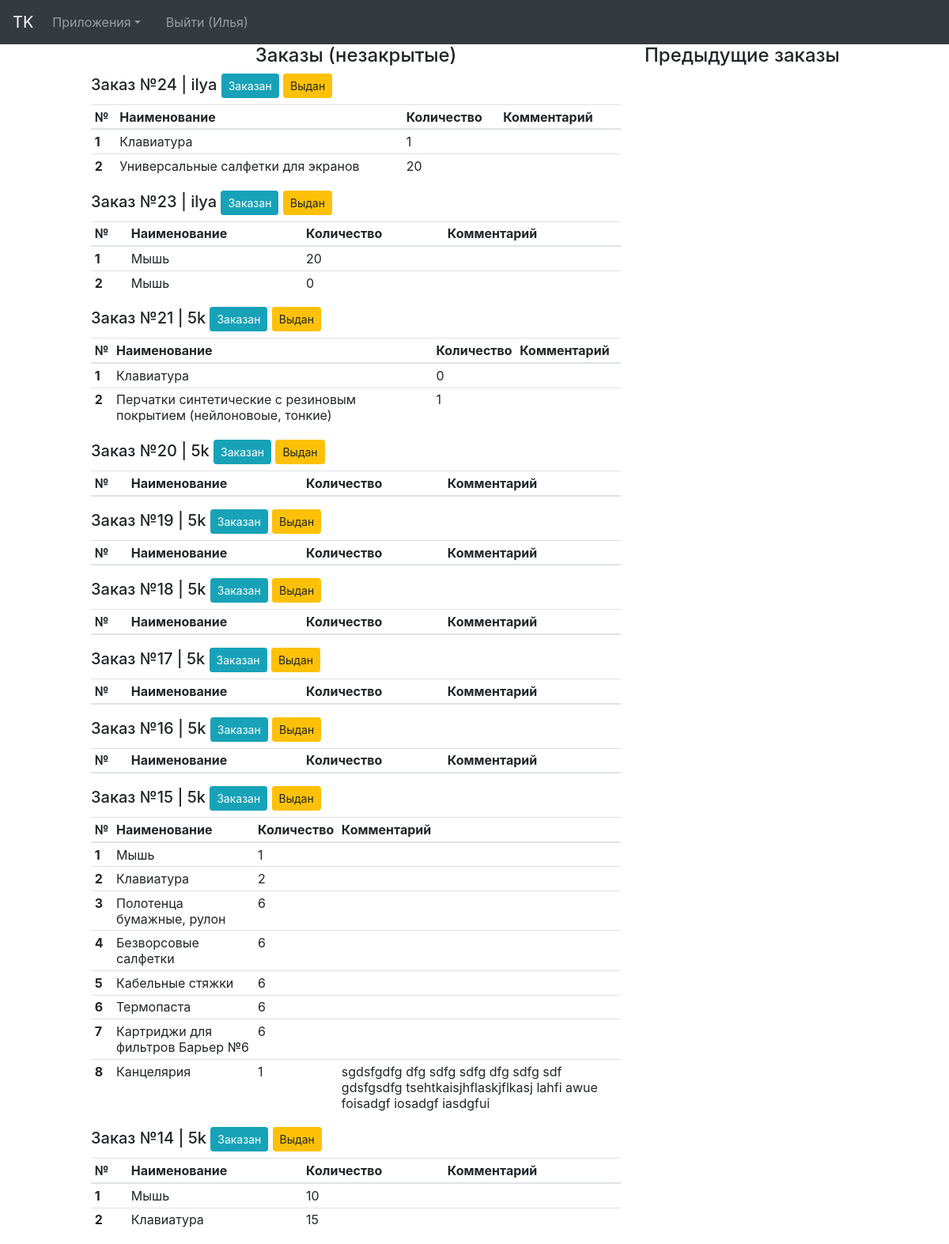
/zip/ (signed in), run on the app's committed database.
### zip/models.py (models this page shows, shortened)
class ZipOrder(models.Model):
    author = models.ForeignKey(settings.AUTH_USER_MODEL, on_delete=models.CASCADE)
    order_temp = models.BooleanField(default=True)
    order_closed = models.BooleanField(default=False)
    order_hidden = models.BooleanField(default=False)
    date = models.DateTimeField(blank=True, editable=False, null=True)
    date_hidden = models.DateTimeField(blank=True, editable=False, null=True)
    def get_ziprecords(self):
        try:
            tmp = ZipRecord.objects.filter(order=self)
        except Exception:
            tmp = None
        return tmp

class ZipRecord(models.Model):
    zip = models.ForeignKey(ZipNames, on_delete=models.CASCADE)
    amount = models.IntegerField(default=0)
    order = models.ForeignKey(ZipOrder, on_delete=models.CASCADE, default=0)
    comment = models.CharField(max_length=500, editable = True, blank=True)

class ZipNames(models.Model):
    name = models.CharField(max_length=300, editable = True)
    def __unicode__(self):
        return self.name

### zip/views.py (the view, shortened to what this page needs)
@login_required
def start(request):
    context = {}
    try:
        context['role'] = ZipUsers.objects.get(user=request.user.id).role
    except Exception:
        return HttpResponse("Критическая ошибка контроля ролей. Обратитесь к администратору")
    if context['role'] == 'controller':
        context['orders'] = ZipOrder.objects.filter(order_temp=False, order_closed=False).order_by("-date")
    return render(request, 'zip/index.html', context)

### templates/zip/index.html (shortened to what this page needs)
{% extends 'base.html' %}
{% load static %}
{% load bootstrap4 %}
{% block content_controller %}
    <div class="container-fluid">
        <div class="row">
            <div class="col-xs-12 col-sm-6 col-md-8 col-lg-1">
            </div>
            <div class="col-xs-12 col-sm-6 col-md-8 col-lg-7">
                <h4><center>Заказы (незакрытые)</center></h4>
                {% for order in orders %}
                    <h5>Заказ №{{ order.id }} | {{ order.author }}
                        <button type="button" class="btn btn-info btn-sm">Заказан</button>
                        <button type="button" class="btn btn-warning btn-sm">Выдан</button>
                    </h5>
                    <table class="table  table-hover table-sm">
                        <thead>
                        <tr>
                            <th scope="col">№</th>
                            <th scope="col">Наименование</th>
                            <th scope="col">Количество</th>
                            <th scope="col">Комментарий</th>
                            <th scope="col"></th>
                        </tr>
                        </thead>
                        <tbody>
                        {% for o in order.get_ziprecords %}
                            <tr>
                                <th scope="row">{{ forloop.counter }}</th>
                                <td>{{ o.zip }}</td>
                                <td>{{ o.amount }}</td>
                                <td>{{ o.comment }}</td>
                                <td></a>
                                </td>
                            </tr>
                        {% endfor %}
                        </tbody>
                    </table>
                {% endfor %}
            </div>
            <div class="col-xs-12 col-sm-6 col-md-4 col-lg-3">
                <h4>Предыдущие заказы</h4>
            </div>
            <div class="col-xs-12 col-sm-6 col-md-8 col-lg-1"></div>
        </div>
    </div>
{% endblock %}

### templates/base.html (shortened to what this page needs)
{% load bootstrap4 %}
{% bootstrap_css %}
<!DOCTYPE html>
<html lang="en">
<head>
    {% load static %}
    <link rel="stylesheet" type="text/css" href="{% static "portal.css" %} " />
</head>
<nav class="navbar navbar-expand-lg navbar-dark bg-dark">
    <a class="navbar-brand" href="/">TK</a>
    <div class="collapse navbar-collapse" id="navbarColor02">
        <ul class="navbar-nav mr-auto">
            <li class="nav-item dropdown">
                <a class="nav-link dropdown-toggle" data-toggle="dropdown" href="#" id="themes">Приложения</a>
            </li>
            <li class="nav-item">
                <a class="nav-link" href="../help/"></a>
            </li>
            {%if user.is_authenticated %}
                <li class="nav-item mr-sm-2">
                    <a class="nav-link"  href="/accounts/logout">Выйти ({{ user.first_name }})</a>
                </li>
            {% endif %}
        </ul>
    </div>
</nav>
{% if role == 'controller' %}{% block content_controller %}{% endblock %}{% endif %}

### data on the page
ZipOrder: id "24", author "ilya"
ZipRecord: zip "Клавиатура", amount "1"
ZipRecord: zip "Универсальные салфетки для экранов", amount "20"
ZipOrder: id "23", author "ilya"
ZipRecord: zip "Мышь", amount "20"
ZipRecord: zip "Мышь", amount "0"
ZipOrder: id "21", author "5k"
ZipRecord: zip "Клавиатура", amount "0"
ZipRecord: zip "Перчатки синтетические с резиновым покрытием (нейлоновоые, тонкие)", amount "1"
ZipOrder: id "20", author "5k"
ZipOrder: id "19", author "5k"
ZipOrder: id "18", author "5k"
ZipOrder: id "17", author "5k"
ZipOrder: id "16", author "5k"
ZipOrder: id "15", author "5k"
ZipRecord: zip "Мышь", amount "1"
ZipRecord: zip "Клавиатура", amount "2"
ZipRecord: zip "Полотенца бумажные, рулон", amount "6"
ZipRecord: zip "Безворсовые салфетки", amount "6"
ZipRecord: zip "Кабельные стяжки", amount "6"
ZipRecord: zip "Термопаста", amount "6"
ZipRecord: zip "Картриджи для фильтров Барьер №6", amount "6"
ZipRecord: zip "Канцелярия", amount "1", comment "sgdsfgdfg dfg sdfg sdfg dfg sdfg sdf gdsfgsdfg tsehtkaisjhflaskjflkasj lahfi awue foisadgf iosadgf iasdgfui"
ZipOrder: id "14", author "5k"
ZipRecord: zip "Мышь", amount "10"
ZipRecord: zip "Клавиатура", amount "15"

### other printed values
{{ user.first_name }} "Илья"
